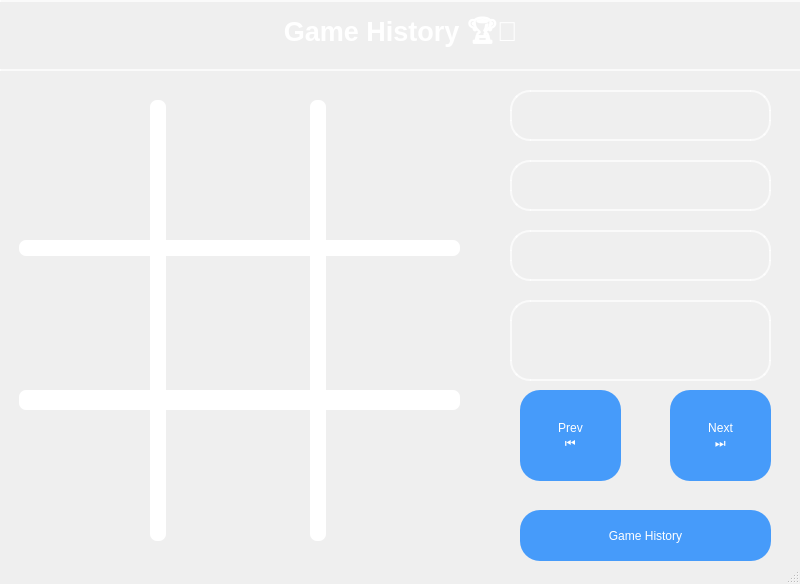
<?xml version="1.0" encoding="UTF-8"?>
<ui version="4.0">
 <class>Gamereplay</class>
 <widget class="QMainWindow" name="Gamereplay">
  <property name="geometry">
   <rect>
    <x>0</x>
    <y>0</y>
    <width>800</width>
    <height>584</height>
   </rect>
  </property>
  <property name="windowTitle">
   <string>MainWindow</string>
  </property>
  <property name="styleSheet">
   <string notr="true">QMainWindow {
    background: qlineargradient(
        spread: pad,
        x1: 0, y1: 0,
        x2: 1, y2: 1,
        stop: 0 rgba(0, 34, 133, 180),
        stop: 1 rgba(255, 255, 255, 80)
    );
}
</string>
  </property>
  <widget class="QWidget" name="centralwidget">
   <widget class="QLabel" name="label">
    <property name="geometry">
     <rect>
      <x>-20</x>
      <y>0</y>
      <width>841</width>
      <height>71</height>
     </rect>
    </property>
    <property name="font">
     <font>
      <family>Segoe UI</family>
      <pointsize>20</pointsize>
      <italic>false</italic>
      <bold>true</bold>
     </font>
    </property>
    <property name="styleSheet">
     <string notr="true">QLabel {
    background-color: qlineargradient(
        x1: 0, y1: 0,
        x2: 1, y2: 1,
        stop: 0 rgba(30, 60, 114, 150),   /* Dark Blue with transparency */
        stop: 1 rgba(42, 82, 152, 150)    /* Medium Blue with transparency */
    );
    color: white;
    font: bold 20pt &quot;Segoe UI&quot;;
    padding: 14px;
    border-radius: 20px;
    border: 2px solid rgba(255, 255, 255, 180); /* Semi-transparent white border */
    qproperty-alignment: AlignCenter;
}

QLabel:hover {
    background-color: qlineargradient(
        x1: 1, y1: 0,
        x2: 0, y2: 1,
        stop: 0 rgba(58, 28, 113, 180),   /* Dark purple */
        stop: 1 rgba(215, 109, 119, 180)  /* Pink with transparency */
    );
    color: #FFEB3B;
    border: 2px solid #FFEB3B;
}
</string>
    </property>
    <property name="text">
     <string>Game History 🏆📖</string>
    </property>
    <property name="alignment">
     <set>Qt::AlignmentFlag::AlignCenter</set>
    </property>
   </widget>
   <widget class="QPushButton" name="c_9">
    <property name="geometry">
     <rect>
      <x>319</x>
      <y>400</y>
      <width>141</width>
      <height>141</height>
     </rect>
    </property>
    <property name="styleSheet">
     <string notr="true">QPushButton {
    background-color: transparent;
    border: none;
}

QPushButton:hover {
    background: qlineargradient(spread:pad, x1:0, y1:0, x2:1, y2:1, stop:0 rgba(0, 0, 255, 255), stop:1 rgba(255, 255, 255, 255));
    border: none;
}</string>
    </property>
    <property name="text">
     <string/>
    </property>
    <property name="icon">
     <iconset>
      <normaloff>../Downloads/Adobe Express - file.png</normaloff>../Downloads/Adobe Express - file.png</iconset>
    </property>
    <property name="iconSize">
     <size>
      <width>150</width>
      <height>125</height>
     </size>
    </property>
   </widget>
   <widget class="QPushButton" name="c_5">
    <property name="geometry">
     <rect>
      <x>159</x>
      <y>250</y>
      <width>161</width>
      <height>151</height>
     </rect>
    </property>
    <property name="styleSheet">
     <string notr="true">QPushButton {
    background-color: transparent;
    border: none;
}

QPushButton:hover {
    background: qlineargradient(spread:pad, x1:0, y1:0, x2:1, y2:1, stop:0 rgba(0, 0, 255, 255), stop:1 rgba(255, 255, 255, 255));
    border: none;
}</string>
    </property>
    <property name="text">
     <string/>
    </property>
    <property name="icon">
     <iconset>
      <normaloff>../Downloads/Adobe Express - file.png</normaloff>../Downloads/Adobe Express - file.png</iconset>
    </property>
    <property name="iconSize">
     <size>
      <width>150</width>
      <height>120</height>
     </size>
    </property>
   </widget>
   <widget class="QLabel" name="upper">
    <property name="geometry">
     <rect>
      <x>19</x>
      <y>240</y>
      <width>441</width>
      <height>16</height>
     </rect>
    </property>
    <property name="font">
     <font>
      <fontweight>Thin</fontweight>
     </font>
    </property>
    <property name="styleSheet">
     <string notr="true">QLabel {
    background-color: rgba(255, 255, 255, 1); /* Neon white with 30% opacity */
    border: none;
    min-width: 0px;
    min-height: 0px;
    border-radius: 7px;
    box-shadow: 0 0 4px rgba(255, 255, 255, 1); /* Lighter neon glow */
}</string>
    </property>
    <property name="text">
     <string/>
    </property>
   </widget>
   <widget class="QLabel" name="Lower">
    <property name="geometry">
     <rect>
      <x>19</x>
      <y>390</y>
      <width>441</width>
      <height>20</height>
     </rect>
    </property>
    <property name="styleSheet">
     <string notr="true">QLabel {
    background-color: rgba(255, 255, 255, 1); /* Neon white with 30% opacity */
    border: none;
    min-width: 0px;
    min-height: 0px;
    border-radius: 7px;
    box-shadow: 0 0 4px rgba(255, 255, 255, 1); /* Lighter neon glow */
}</string>
    </property>
    <property name="text">
     <string/>
    </property>
   </widget>
   <widget class="QPushButton" name="c_3">
    <property name="geometry">
     <rect>
      <x>319</x>
      <y>100</y>
      <width>141</width>
      <height>151</height>
     </rect>
    </property>
    <property name="styleSheet">
     <string notr="true">QPushButton {
    background-color: transparent;
    border: none;
}

QPushButton:hover {
    background: qlineargradient(spread:pad, x1:0, y1:0, x2:1, y2:1, stop:0 rgba(0, 0, 255, 255), stop:1 rgba(255, 255, 255, 255));
    border: none;
}</string>
    </property>
    <property name="text">
     <string/>
    </property>
    <property name="icon">
     <iconset>
      <normaloff>../Downloads/Adobe Express - file.png</normaloff>../Downloads/Adobe Express - file.png</iconset>
    </property>
    <property name="iconSize">
     <size>
      <width>150</width>
      <height>125</height>
     </size>
    </property>
   </widget>
   <widget class="QPushButton" name="c_1">
    <property name="geometry">
     <rect>
      <x>19</x>
      <y>100</y>
      <width>141</width>
      <height>151</height>
     </rect>
    </property>
    <property name="font">
     <font>
      <pointsize>36</pointsize>
     </font>
    </property>
    <property name="styleSheet">
     <string notr="true">QPushButton {
    background-color: transparent;
    border: none;
}

QPushButton:hover {
    background: qlineargradient(spread:pad, x1:0, y1:0, x2:1, y2:1, stop:0 rgba(0, 0, 255, 255), stop:1 rgba(255, 255, 255, 255));
    border: none;
}</string>
    </property>
    <property name="text">
     <string/>
    </property>
    <property name="icon">
     <iconset>
      <normaloff>../Downloads/Adobe Express - file.png</normaloff>../Downloads/Adobe Express - file.png</iconset>
    </property>
    <property name="iconSize">
     <size>
      <width>150</width>
      <height>125</height>
     </size>
    </property>
   </widget>
   <widget class="QPushButton" name="c_2">
    <property name="geometry">
     <rect>
      <x>159</x>
      <y>100</y>
      <width>161</width>
      <height>151</height>
     </rect>
    </property>
    <property name="styleSheet">
     <string notr="true">QPushButton {
    background-color: transparent;
    border: none;
}

QPushButton:hover {
    background: qlineargradient(spread:pad, x1:0, y1:0, x2:1, y2:1, stop:0 rgba(0, 0, 255, 255), stop:1 rgba(255, 255, 255, 255));
    border: none;
}</string>
    </property>
    <property name="text">
     <string/>
    </property>
    <property name="icon">
     <iconset>
      <normaloff>../Downloads/Adobe Express - file (1).png</normaloff>../Downloads/Adobe Express - file (1).png</iconset>
    </property>
    <property name="iconSize">
     <size>
      <width>150</width>
      <height>120</height>
     </size>
    </property>
   </widget>
   <widget class="QPushButton" name="c_7">
    <property name="geometry">
     <rect>
      <x>19</x>
      <y>400</y>
      <width>141</width>
      <height>141</height>
     </rect>
    </property>
    <property name="styleSheet">
     <string notr="true">QPushButton {
    background-color: transparent;
    border: none;
}

QPushButton:hover {
    background: qlineargradient(spread:pad, x1:0, y1:0, x2:1, y2:1, stop:0 rgba(0, 0, 255, 255), stop:1 rgba(255, 255, 255, 255));
    border: none;
}</string>
    </property>
    <property name="text">
     <string/>
    </property>
    <property name="icon">
     <iconset>
      <normaloff>../Downloads/Adobe Express - file (1).png</normaloff>../Downloads/Adobe Express - file (1).png</iconset>
    </property>
    <property name="iconSize">
     <size>
      <width>150</width>
      <height>125</height>
     </size>
    </property>
   </widget>
   <widget class="QPushButton" name="c_6">
    <property name="geometry">
     <rect>
      <x>319</x>
      <y>250</y>
      <width>141</width>
      <height>151</height>
     </rect>
    </property>
    <property name="styleSheet">
     <string notr="true">QPushButton {
    background-color: transparent;
    border: none;
}

QPushButton:hover {
    background: qlineargradient(spread:pad, x1:0, y1:0, x2:1, y2:1, stop:0 rgba(0, 0, 255, 255), stop:1 rgba(255, 255, 255, 255));
    border: none;
}</string>
    </property>
    <property name="text">
     <string/>
    </property>
    <property name="icon">
     <iconset>
      <normaloff>../Downloads/Adobe Express - file (1).png</normaloff>../Downloads/Adobe Express - file (1).png</iconset>
    </property>
    <property name="iconSize">
     <size>
      <width>150</width>
      <height>125</height>
     </size>
    </property>
   </widget>
   <widget class="QLabel" name="Right">
    <property name="geometry">
     <rect>
      <x>150</x>
      <y>100</y>
      <width>16</width>
      <height>441</height>
     </rect>
    </property>
    <property name="styleSheet">
     <string notr="true">QLabel{
    background-color: rgba(255, 255, 255, 1); /* Neon white with 30% opacity */
    border: none;
    min-width: 0px;
    min-height: 0px;
    border-radius: 7px;
    box-shadow: 0 0 4px rgba(255, 255, 255, 1); /* Lighter neon glow */
}</string>
    </property>
    <property name="text">
     <string/>
    </property>
   </widget>
   <widget class="QPushButton" name="c_8">
    <property name="geometry">
     <rect>
      <x>159</x>
      <y>400</y>
      <width>161</width>
      <height>141</height>
     </rect>
    </property>
    <property name="styleSheet">
     <string notr="true">QPushButton {
    background-color: transparent;
    border: none;
}

QPushButton:hover {
    background: qlineargradient(spread:pad, x1:0, y1:0, x2:1, y2:1, stop:0 rgba(0, 0, 255, 255), stop:1 rgba(255, 255, 255, 255));
    border: none;
}</string>
    </property>
    <property name="text">
     <string/>
    </property>
    <property name="icon">
     <iconset>
      <normaloff>../Downloads/Adobe Express - file.png</normaloff>../Downloads/Adobe Express - file.png</iconset>
    </property>
    <property name="iconSize">
     <size>
      <width>150</width>
      <height>120</height>
     </size>
    </property>
   </widget>
   <widget class="QPushButton" name="c_4">
    <property name="geometry">
     <rect>
      <x>19</x>
      <y>250</y>
      <width>141</width>
      <height>151</height>
     </rect>
    </property>
    <property name="styleSheet">
     <string notr="true">QPushButton {
    background-color: transparent;
    border: none;
}

QPushButton:hover {
    background: qlineargradient(spread:pad, x1:0, y1:0, x2:1, y2:1, stop:0 rgba(0, 0, 255, 255), stop:1 rgba(255, 255, 255, 255));
    border: none;
}</string>
    </property>
    <property name="text">
     <string/>
    </property>
    <property name="icon">
     <iconset>
      <normaloff>../Downloads/Adobe Express - file (1).png</normaloff>../Downloads/Adobe Express - file (1).png</iconset>
    </property>
    <property name="iconSize">
     <size>
      <width>150</width>
      <height>125</height>
     </size>
    </property>
   </widget>
   <widget class="QLabel" name="left">
    <property name="geometry">
     <rect>
      <x>310</x>
      <y>100</y>
      <width>16</width>
      <height>441</height>
     </rect>
    </property>
    <property name="styleSheet">
     <string notr="true">QLabel#left {
    background-color: rgba(255, 255, 255, 1); /* Neon white with 30% opacity */
    border: none;
    min-width: 0px;
    min-height: 0px;
    border-radius: 7px;
    box-shadow: 0 0 4px rgba(255, 255, 255, 1); /* Lighter neon glow */
}</string>
    </property>
    <property name="lineWidth">
     <number>0</number>
    </property>
    <property name="text">
     <string/>
    </property>
   </widget>
   <widget class="QLabel" name="X_label">
    <property name="geometry">
     <rect>
      <x>510</x>
      <y>90</y>
      <width>261</width>
      <height>51</height>
     </rect>
    </property>
    <property name="font">
     <font>
      <family>Segoe UI</family>
      <pointsize>20</pointsize>
      <italic>false</italic>
      <bold>true</bold>
     </font>
    </property>
    <property name="styleSheet">
     <string notr="true">QLabel {
    background-color: qlineargradient(
        x1: 0, y1: 0,
        x2: 1, y2: 1,
        stop: 0 rgba(30, 60, 114, 150),   /* Dark Blue with transparency */
        stop: 1 rgba(42, 82, 152, 150)    /* Medium Blue with transparency */
    );
    color: white;
    font: bold 20pt &quot;Segoe UI&quot;;
    padding: 14px;
    border-radius: 20px;
    border: 2px solid rgba(255, 255, 255, 180); /* Semi-transparent white border */
    qproperty-alignment: AlignCenter;
}

QLabel:hover {
    background-color: qlineargradient(
        x1: 1, y1: 0,
        x2: 0, y2: 1,
        stop: 0 rgba(58, 28, 113, 180),   /* Dark purple */
        stop: 1 rgba(215, 109, 119, 180)  /* Pink with transparency */
    );
    color: #FFEB3B;
    border: 2px solid #FFEB3B;
}
</string>
    </property>
    <property name="text">
     <string/>
    </property>
   </widget>
   <widget class="QLabel" name="O_label">
    <property name="geometry">
     <rect>
      <x>510</x>
      <y>160</y>
      <width>261</width>
      <height>51</height>
     </rect>
    </property>
    <property name="font">
     <font>
      <family>Segoe UI</family>
      <pointsize>20</pointsize>
      <italic>false</italic>
      <bold>true</bold>
     </font>
    </property>
    <property name="styleSheet">
     <string notr="true">QLabel {
    background-color: qlineargradient(
        x1: 0, y1: 0,
        x2: 1, y2: 1,
        stop: 0 rgba(30, 60, 114, 150),   /* Dark Blue with transparency */
        stop: 1 rgba(42, 82, 152, 150)    /* Medium Blue with transparency */
    );
    color: white;
    font: bold 20pt &quot;Segoe UI&quot;;
    padding: 14px;
    border-radius: 20px;
    border: 2px solid rgba(255, 255, 255, 180); /* Semi-transparent white border */
    qproperty-alignment: AlignCenter;
}

QLabel:hover {
    background-color: qlineargradient(
        x1: 1, y1: 0,
        x2: 0, y2: 1,
        stop: 0 rgba(58, 28, 113, 180),   /* Dark purple */
        stop: 1 rgba(215, 109, 119, 180)  /* Pink with transparency */
    );
    color: #FFEB3B;
    border: 2px solid #FFEB3B;
}
</string>
    </property>
    <property name="text">
     <string/>
    </property>
   </widget>
   <widget class="QLabel" name="winner_label">
    <property name="geometry">
     <rect>
      <x>510</x>
      <y>230</y>
      <width>261</width>
      <height>51</height>
     </rect>
    </property>
    <property name="font">
     <font>
      <family>Segoe UI</family>
      <pointsize>20</pointsize>
      <italic>false</italic>
      <bold>true</bold>
     </font>
    </property>
    <property name="styleSheet">
     <string notr="true">QLabel {
    background-color: qlineargradient(
        x1: 0, y1: 0,
        x2: 1, y2: 1,
        stop: 0 rgba(30, 60, 114, 150),   /* Dark Blue with transparency */
        stop: 1 rgba(42, 82, 152, 150)    /* Medium Blue with transparency */
    );
    color: white;
    font: bold 20pt &quot;Segoe UI&quot;;
    padding: 14px;
    border-radius: 20px;
    border: 2px solid rgba(255, 255, 255, 180); /* Semi-transparent white border */
    qproperty-alignment: AlignCenter;
}

QLabel:hover {
    background-color: qlineargradient(
        x1: 1, y1: 0,
        x2: 0, y2: 1,
        stop: 0 rgba(58, 28, 113, 180),   /* Dark purple */
        stop: 1 rgba(215, 109, 119, 180)  /* Pink with transparency */
    );
    color: #FFEB3B;
    border: 2px solid #FFEB3B;
}
</string>
    </property>
    <property name="text">
     <string/>
    </property>
   </widget>
   <widget class="QPushButton" name="prevButton">
    <property name="geometry">
     <rect>
      <x>520</x>
      <y>390</y>
      <width>101</width>
      <height>91</height>
     </rect>
    </property>
    <property name="styleSheet">
     <string notr="true">QPushButton {
    border: none;
    color: white;
    background-color: rgba(0, 120, 255, 180); /* أزرق شفاف */
    font: bold 14pt &quot;Arial&quot;;
    border-radius: 20px;
    padding: 8px;
}

QPushButton:hover {
    background-color: rgba(30, 144, 255, 220); /* أزرق أفتح عند المرور */
    font: bold 15pt &quot;Arial&quot;;
}

QPushButton:pressed {
    background-color: rgba(0, 80, 180, 255); /* أزرق داكن عند الضغط */
    font: bold 15pt &quot;Arial&quot;;
}
</string>
    </property>
    <property name="text">
     <string>Prev
⏮️</string>
    </property>
   </widget>
   <widget class="QPushButton" name="nextButton">
    <property name="geometry">
     <rect>
      <x>670</x>
      <y>390</y>
      <width>101</width>
      <height>91</height>
     </rect>
    </property>
    <property name="styleSheet">
     <string notr="true">QPushButton {
    border: none;
    color: white;
    background-color: rgba(0, 120, 255, 180); /* أزرق شفاف */
    font: bold 14pt &quot;Arial&quot;;
    border-radius: 20px;
    padding: 8px;
}

QPushButton:hover {
    background-color: rgba(30, 144, 255, 220); /* أزرق أفتح عند المرور */
    font: bold 15pt &quot;Arial&quot;;
}

QPushButton:pressed {
    background-color: rgba(0, 80, 180, 255); /* أزرق داكن عند الضغط */
    font: bold 15pt &quot;Arial&quot;;
}
</string>
    </property>
    <property name="text">
     <string>Next
⏭️</string>
    </property>
   </widget>
   <widget class="QPushButton" name="back_button">
    <property name="geometry">
     <rect>
      <x>520</x>
      <y>510</y>
      <width>251</width>
      <height>51</height>
     </rect>
    </property>
    <property name="styleSheet">
     <string notr="true">QPushButton {
    border: none;
    color: white;
    background-color: rgba(0, 120, 255, 180); /* أزرق شفاف */
    font: bold 11pt &quot;Arial&quot;;
    border-radius: 20px;
    padding: 8px;
}

QPushButton:hover {
    background-color: rgba(30, 144, 255, 220); /* أزرق أفتح عند المرور */
    font: bold 12pt &quot;Arial&quot;;
}

QPushButton:pressed {
    background-color: rgba(0, 80, 180, 255); /* أزرق داكن عند الضغط */
    font: bold 12pt &quot;Arial&quot;;
}
</string>
    </property>
    <property name="text">
     <string>Game History</string>
    </property>
   </widget>
   <widget class="QLabel" name="comment_label">
    <property name="geometry">
     <rect>
      <x>510</x>
      <y>300</y>
      <width>261</width>
      <height>81</height>
     </rect>
    </property>
    <property name="font">
     <font>
      <family>Segoe UI</family>
      <pointsize>20</pointsize>
      <italic>false</italic>
      <bold>true</bold>
     </font>
    </property>
    <property name="styleSheet">
     <string notr="true">QLabel {
    background-color: qlineargradient(
        x1: 0, y1: 0,
        x2: 1, y2: 1,
        stop: 0 rgba(30, 60, 114, 150),   /* Dark Blue with transparency */
        stop: 1 rgba(42, 82, 152, 150)    /* Medium Blue with transparency */
    );
    color: white;
    font: bold 20pt &quot;Segoe UI&quot;;
    padding: 14px;
    border-radius: 20px;
    border: 2px solid rgba(255, 255, 255, 180); /* Semi-transparent white border */
    qproperty-alignment: AlignCenter;
}

QLabel:hover {
    background-color: qlineargradient(
        x1: 1, y1: 0,
        x2: 0, y2: 1,
        stop: 0 rgba(58, 28, 113, 180),   /* Dark purple */
        stop: 1 rgba(215, 109, 119, 180)  /* Pink with transparency */
    );
    color: #FFEB3B;
    border: 2px solid #FFEB3B;
}
</string>
    </property>
    <property name="text">
     <string/>
    </property>
    <property name="wordWrap">
     <bool>true</bool>
    </property>
   </widget>
  </widget>
  <widget class="QMenuBar" name="menubar">
   <property name="geometry">
    <rect>
     <x>0</x>
     <y>0</y>
     <width>800</width>
     <height>25</height>
    </rect>
   </property>
  </widget>
  <widget class="QStatusBar" name="statusbar"/>
 </widget>
 <resources/>
 <connections/>
</ui>
